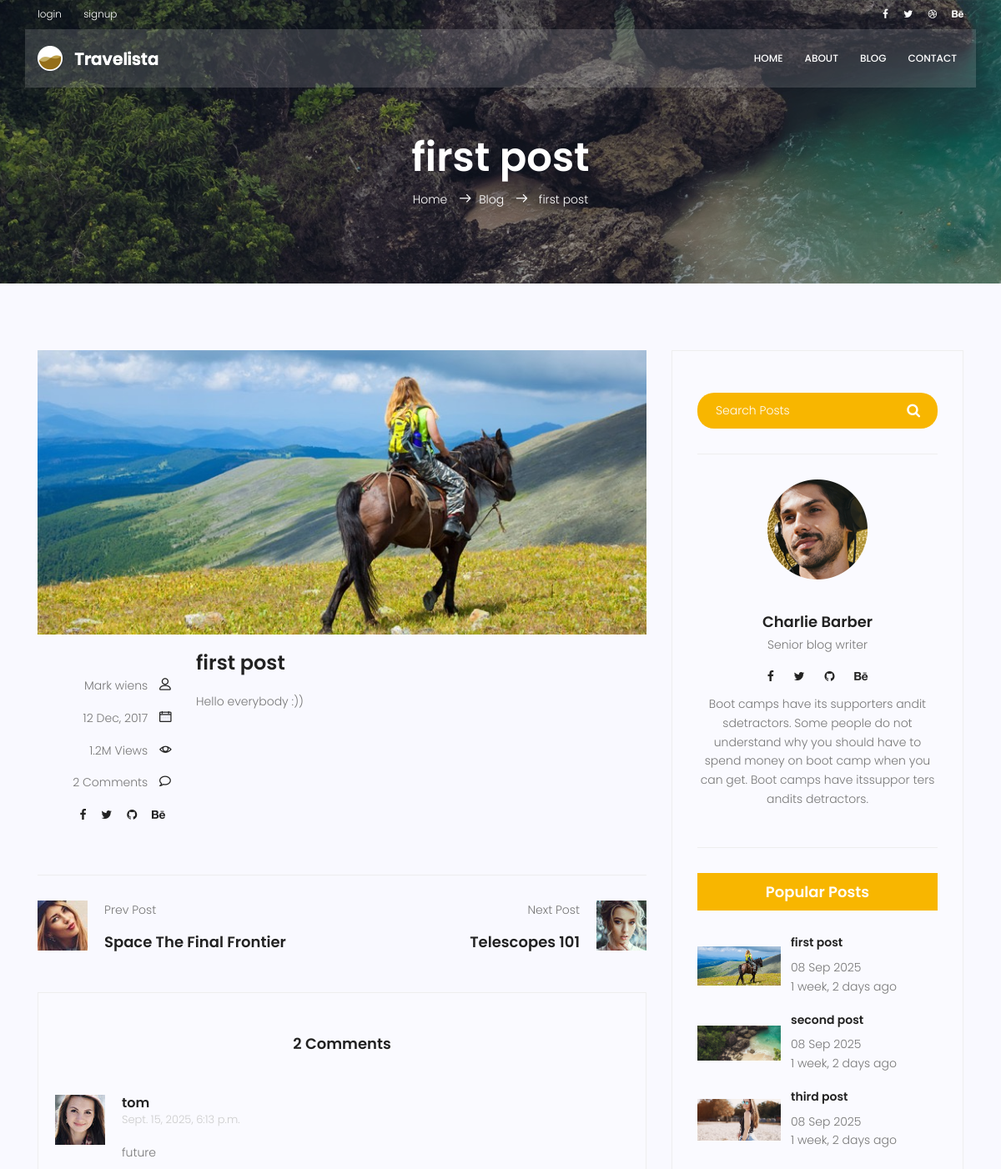
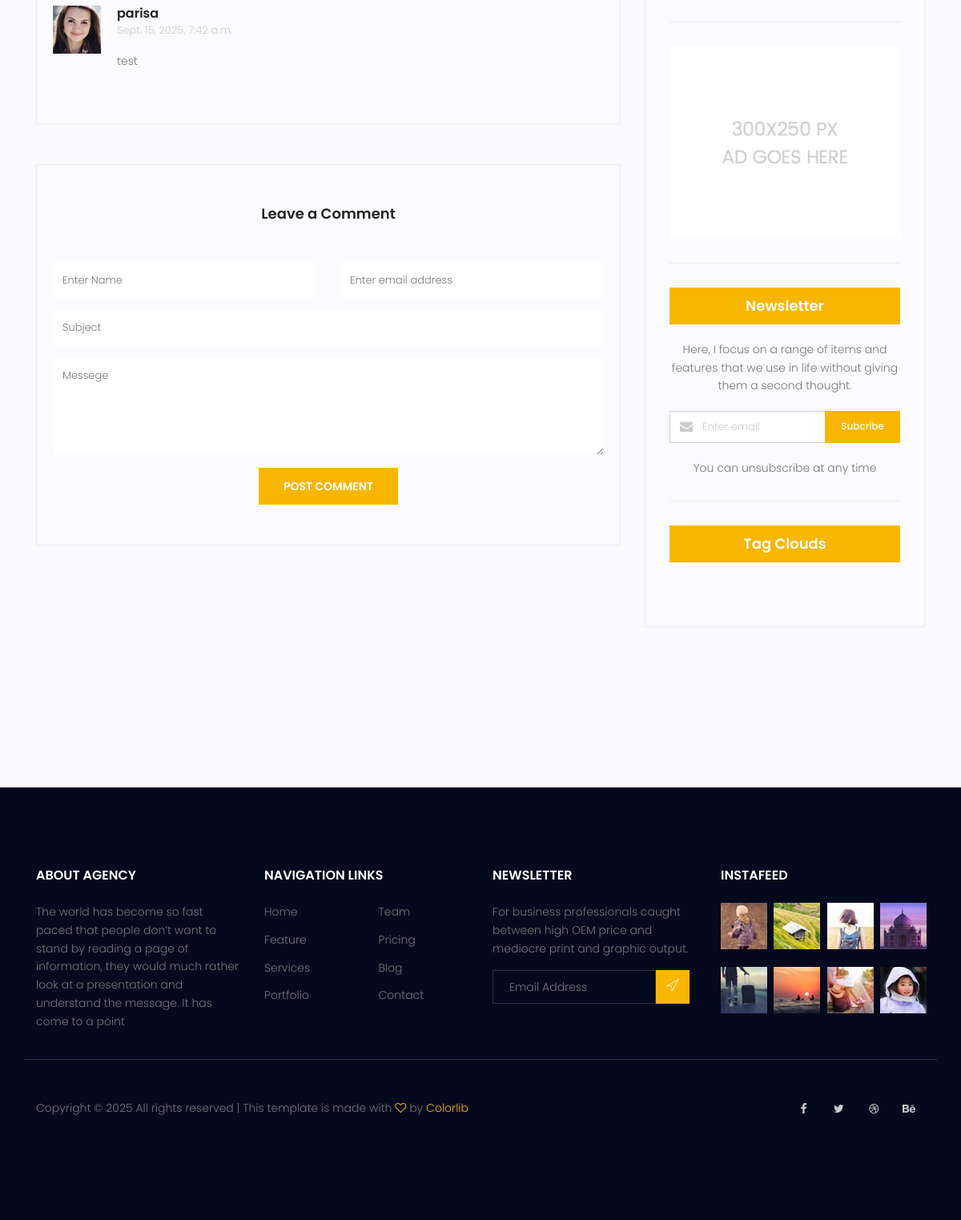
Screenshot of /blog/myblog/1/ with the database file from the repository (2 pictures, top to bottom).
### myblog/models.py (models this page shows, shortened)
class Post(models.Model):
    title = models.CharField(max_length=200)
    content = models.TextField(default='null')
    author = models.ForeignKey(User, on_delete=models.SET_NULL, null=True)
    created = models.DateTimeField(auto_now_add=True)
    updated = models.DateTimeField(auto_now=True)
    published = models.DateTimeField(null=True)
    status = models.BooleanField(default=False)
    counted_view = models.IntegerField(default=0)
    image = models.ImageField(upload_to='myblog/', default='myblog/default.jpg')
    category = models.ManyToManyField(Category,)
    tag = TaggableManager()
    login_require = models.BooleanField(default=False)

class Comment(models.Model):
    post = models.ForeignKey(Post, on_delete=models.CASCADE)
    name = models.CharField(max_length=255)
    email = models.EmailField()
    subject = models.CharField(max_length=255)
    message = models.TextField()
    created = models.DateTimeField(auto_now_add=True)
    updated = models.DateTimeField(auto_now=True)
    approved = models.BooleanField(default=False)
    class Meta:
        ordering = ['-created']

### myblog/views.py (the view, shortened to what this page needs)
# urls.py: path('myblog/<int:pid>/', single_blog_view, name='blog_single'),
def single_blog_view(request,pid):
   posts = get_object_or_404(Post, pk=pid)
   if not posts.login_require:
     comments = Comment.objects.filter(post=posts.id, approved=True)
     form = CommentForm()
     content = {"posts":posts, "comments": comments, 'form':form}
     return render (request, 'myblog/single-blog.html',content)
   else:
     return HttpResponseRedirect(reverse('accounts:login'))

### myblog/forms.py
class CommentForm(forms.ModelForm):
    class Meta:
        model = Comment
        fields = ['post' ,'name', 'email', 'subject', 'message',]

### myblog/templatetags/blog_tags.py (called while the page is built)
@register.inclusion_tag('myblog/blog-popular.html')
def popular_posts():
    posts = Post.objects.filter(status=1).order_by('published')[:3]
    return {"posts" : posts}

### templates/myblog/single-blog.html (shortened to what this page needs)
{% extends 'base.html' %}
{% load static %}
{% load blog_tags %}
{% load humanize %}
{% block content %}
    <section class="relative about-banner">
      <div class="overlay overlay-bg"></div>
      <div class="container">
        <div class="row d-flex align-items-center justify-content-center">
          <div class="about-content col-lg-12">
            <h1 class="text-white">{{ posts.title }}</h1>
            <p class="text-white link-nav">
              <a href="{% url 'myapp:index' %}">Home </a>
              <span class="lnr lnr-arrow-right"></span
              ><a href="{% url 'myblog:blog_home' %}">Blog </a>
              <span class="lnr lnr-arrow-right"></span>
              <a> {{ posts.title }}</a>
            </p>
          </div>
        </div>
      </div>
    </section>
    <section class="post-content-area single-post-area">
      <div class="container">
        <div class="row">
          <div class="col-lg-8 posts-list">
            <div class="single-post row">
              <div class="col-lg-12">
                <div class="feature-img">
                  <img
                    class="img-fluid"
                    src="{{posts.image.url}}"
                    alt=""
                  />
                </div>
              </div>
              <div class="col-lg-3 col-md-3 meta-details">
                <div class="user-details row">
                  <p class="user-name col-lg-12 col-md-12 col-6">
                    <a href="#">Mark wiens</a>
                    <span class="lnr lnr-user"></span>
                  </p>
                  <p class="date col-lg-12 col-md-12 col-6">
                    <a href="#">12 Dec, 2017</a>
                    <span class="lnr lnr-calendar-full"></span>
                  </p>
                  <p class="view col-lg-12 col-md-12 col-6">
                    <a href="#">1.2M Views</a> <span class="lnr lnr-eye"></span>
                  </p>
                  <p class="comments col-lg-12 col-md-12 col-6">
                    <a href="#"> {{ comments|length }} Comments</a>
                    <span class="lnr lnr-bubble"></span>
                  </p>
                  <ul class="social-links col-lg-12 col-md-12 col-6">
                    <li>
                      <a href="#"><i class="fa fa-facebook"></i></a>
                    </li>
                    <li>
                      <a href="#"><i class="fa fa-twitter"></i></a>
                    </li>
                    <li>
                      <a href="#"><i class="fa fa-github"></i></a>
                    </li>
                    <li>
                      <a href="#"><i class="fa fa-behance"></i></a>
                    </li>
                  </ul>
                </div>
              </div>
              <div class="col-lg-9 col-md-9">
                <h3 class="mt-20 mb-20">
                  {{posts.title}}
                </h3>
                <p class="excert">
                  {{posts.content|safe}}
              </div>
            </div>
            <div class="navigation-area">
              <div class="row">
                <div
                  class="col-lg-6 col-md-6 col-12 nav-left flex-row d-flex justify-content-start align-items-center"
                >
                  <div class="thumb">
                    <a href="#"
                      ><img
                        class="img-fluid"
                        src="{% static 'img/blog/prev.jpg' %}"
                        alt=""
                    /></a>
                  </div>
                  <div class="arrow">
                    <a href="#"
                      ></a>
                  </div>
                  <div class="detials">
                    <p>Prev Post</p>
                    <a href="#"><h4>Space The Final Frontier</h4></a>
                  </div>
                </div>
                <div
                  class="col-lg-6 col-md-6 col-12 nav-right flex-row d-flex justify-content-end align-items-center"
                >
                  <div class="detials">
                    <p>Next Post</p>
                    <a href="#"><h4>Telescopes 101</h4></a>
                  </div>
                  <div class="arrow">
                    <a href="#"
                      ></a>
                  </div>
                  <div class="thumb">
                    <a href="#"
                      ><img
                        class="img-fluid"
                        src="{% static 'img/blog/next.jpg' %}"
                        alt=""
                    /></a>
                  </div>
                </div>
              </div>
            </div>
            <div class="comments-area">
              <h4> {{comments|length}} Comments</h4>
              <div class="comment-list">
              {% for comment in comments %}
                <div class="single-comment justify-content-between d-flex">
                  <div class="user justify-content-between d-flex">
                    <div class="thumb">
                      <img
                        src="{% static 'img/blog/c1.jpg' %}"
                        alt=""
                      />
                    </div>
                    <div class="desc">
                      <h5><a href="#">{{comment.name}}</a></h5>
                      <p class="date">{{comment.created}}</p>
                      <p class="comment">
                        {{comment.message}}
                      </p>
                    </div>
                  </div>
                </div>
                	{% empty %}
						      <div class="single-comment justify-content-between d-flex">
						      <p class="center"> no comments here be the first one to tell your thoughts </p>
              </div>
              {% endfor %}
              </div>
              </div>
            <div class="comment-form">
              <h4>Leave a Comment</h4>
              <form method="post", action="{% url 'myblog:blog_single' pid=posts.id %}">
              {% if request.user.is_authenticated %}
              <input name="name" type="hidden" value={{request.user.name}}>
              <input name="email" type="hidden" value={{request.user.email}}>
              {% else %}
                <div class="form-group form-inline">
                  <div class="form-group col-lg-6 col-md-12 name">
                    <input
                      type="text"
                      class="form-control"
                      name="name"
                      placeholder="Enter Name"
                      onfocus="this.placeholder = ''"
                      onblur="this.placeholder = 'Enter Name'"/>
                  </div>
                  <div class="form-group col-lg-6 col-md-12 email">
                    <input
                      type="email"
                      class="form-control"
                      name="email"
                      placeholder="Enter email address"
                      onfocus="this.placeholder = ''"
                      onblur="this.placeholder = 'Enter email address'"/>
                  </div>
                </div>
                {% endif %}
                <div class="form-group">
                  <input
                    type="text"
                    class="form-control"
                    name="subject"
                    placeholder="Subject"
                    onfocus="this.placeholder = ''"
                    onblur="this.placeholder = 'Subject'"/>
                </div>
                <div class="form-group">
                  <textarea
                    class="form-control mb-10"
                    rows="5"
                    name="message"
                    placeholder="Messege"
                    onfocus="this.placeholder = ''"
                    onblur="this.placeholder = 'Messege'"
                    required=""></textarea>
                </div>
                <button type="submit" class="primary-btn text-uppercase" >Post Comment</button>
              </form>
            </div>
          </div>
          <div class="col-lg-4 sidebar-widgets">
            <div class="widget-wrap">
              {% include 'myblog/blog-search.html' %}
              {% include 'myblog/blog-writer.html' %}
              {% popular_posts %}
              {% include 'myblog/blog-ads.html' %}
              {% include 'myblog/blog-newspaper.html' %}
              {% include 'myblog/blog-tagcloud.html' %}
            </div>
          </div>
        </div>
      </div>
    </section>
{% endblock %}

### templates/myblog/blog-popular.html
{% load humanize %}
{% load static %}
<div class="single-sidebar-widget popular-post-widget">
  <h4 class="popular-title">Popular Posts</h4>
  <div class="popular-post-list">
    {% for post in posts %}
    <div class="single-post-list d-flex flex-row align-items-center">
      <div class="thumb">
        <img class="img-fluid" src="{{ post.image.url }}" alt="" />
      </div>
      <div class="details">
        <a href="{% url 'myblog:blog_single' pid=post.id %}"
          ><h6>{{ post.title }}</h6></a
        >
        <p>{{ post.published|date:'d M Y' }}</p>
        <p>{{post.published|naturaltime}}</p>
      </div>
    </div>
    {% endfor %}
  </div>
</div>

### rows the page displays
Post: title "first post", image (picture), content "Hello everybody :))", published "08 Sep 2025", published "1 week, 2 days ago"
Comment: name "tom", created "Sept. 15, 2025, 6:13 p.m.", message "future"
Comment: name "parisa", created "Sept. 15, 2025, 7:42 a.m.", message "test"
Post: image (placeholder picture), title "second post", published "08 Sep 2025", published "1 week, 2 days ago"
Post: image (picture), title "third post", published "08 Sep 2025", published "1 week, 2 days ago"

### other values shown
{{ comments|length }} "2"
